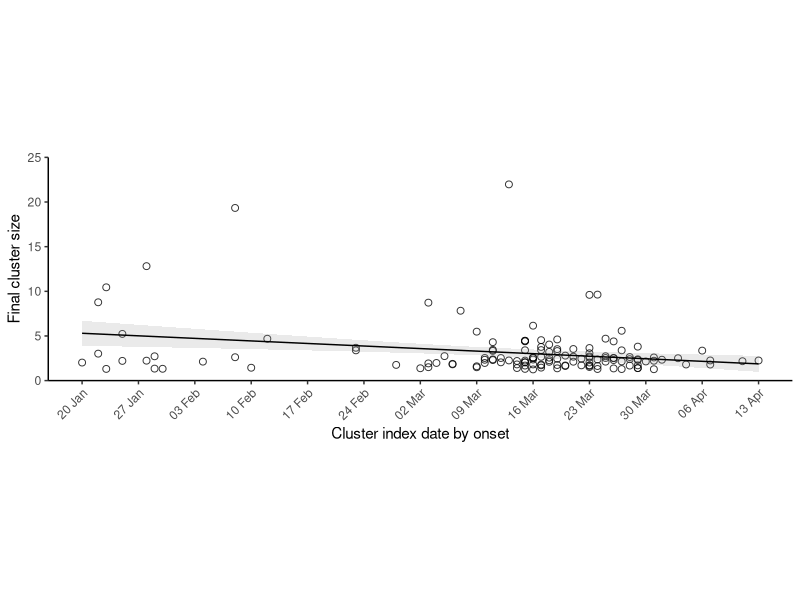
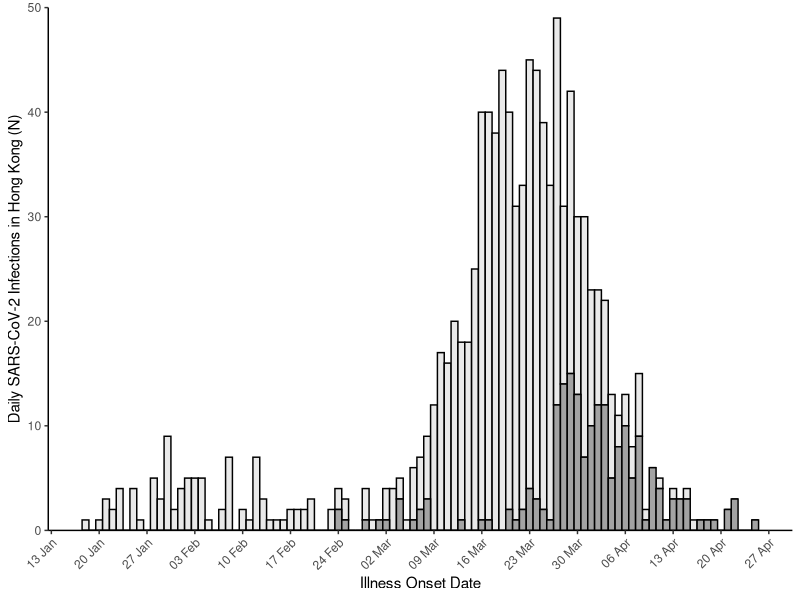
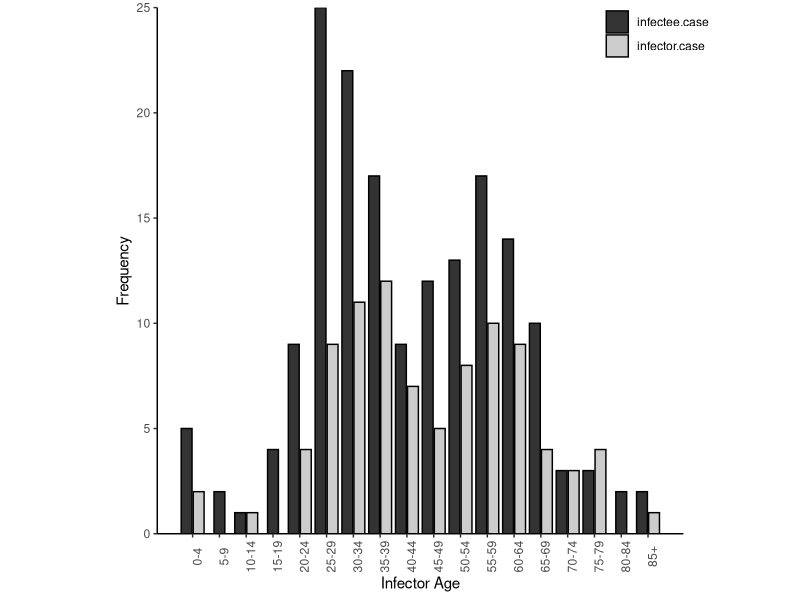
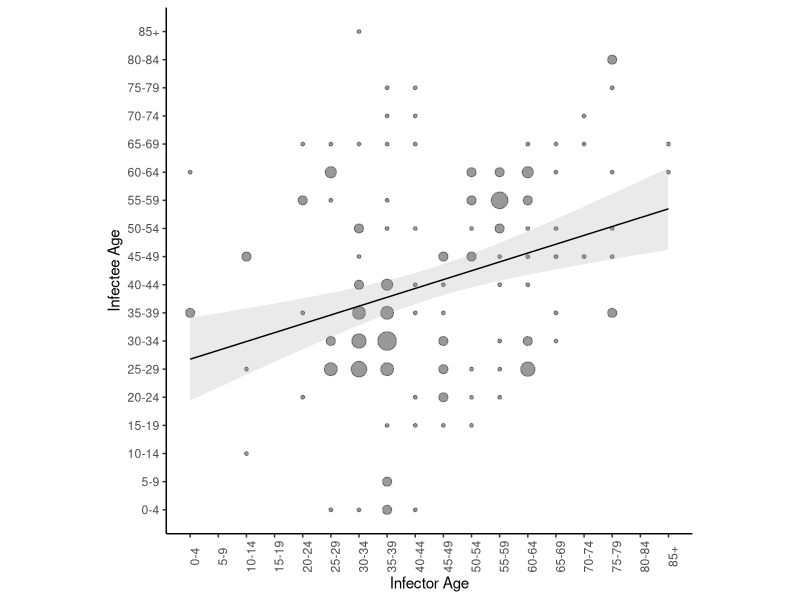
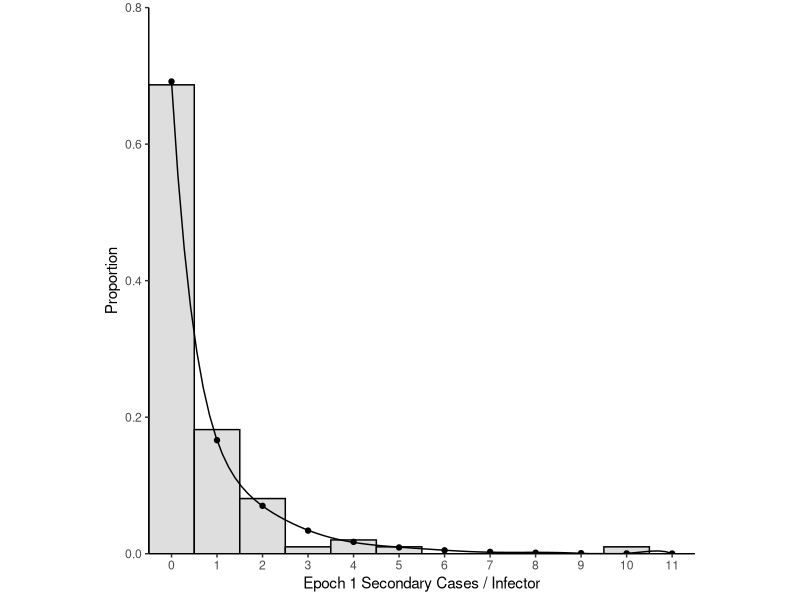
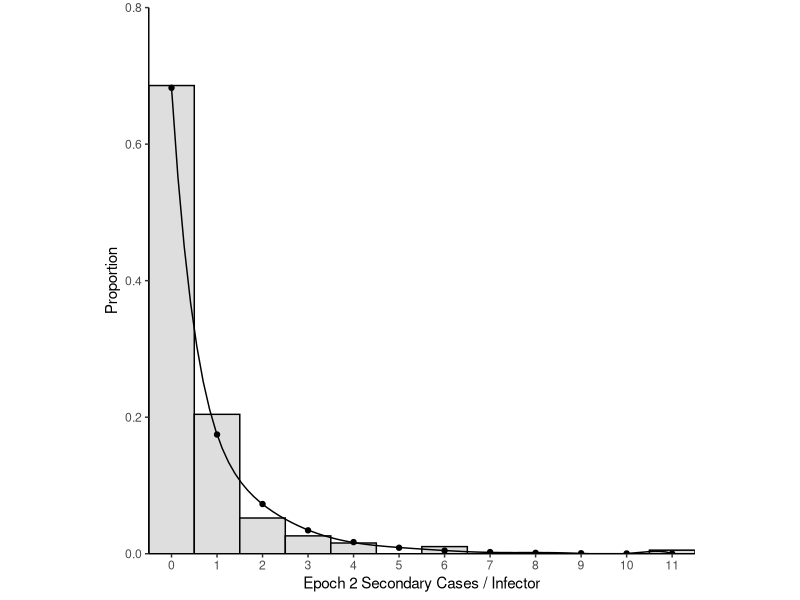
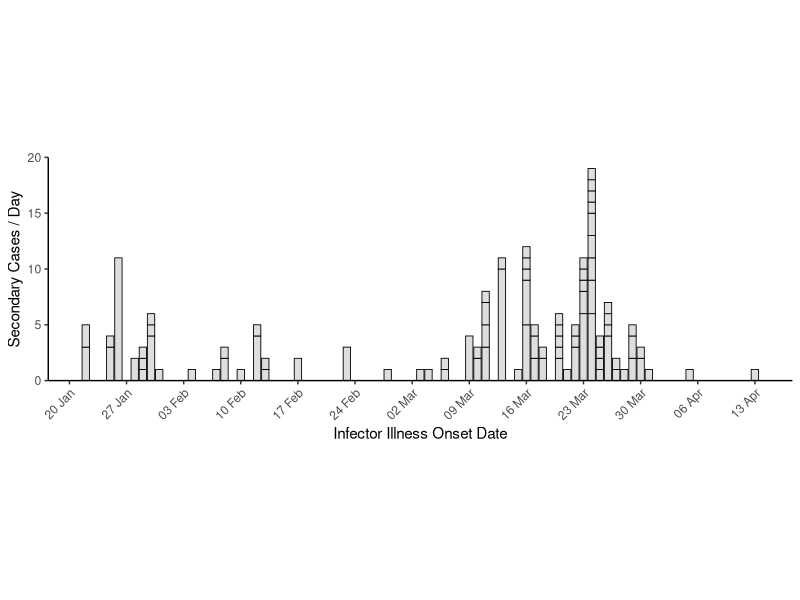

These figures' R source, in order: (Note: this script raises an error after producing the figures.)
library(tidyverse)
library(lubridate)
library(fitdistrplus)
library(viridis)
library(rstatix)

#import data
case_data <- read_csv(file = "data/case_data.csv")
age_transmission_pairs <- read_csv(file = "data/age_pairs.csv")
sex_transmission_pairs <- read_csv(file = "data/sex_transmission_pairs.csv")
transmission_pairs <- read_csv(file = "data/transmission_pairs.csv")
bar_data <- read_csv("data/bar_data.csv")

#recode case_data dates
case_data <- case_data %>%
  mutate(onset.date = dmy(onset.date),
         confirm.date = dmy(confirm.date),
         epi.date = dmy(epi.date))

#Extended Data Figure 1 excluding N=106 outlier edited in post
case_data %>%
  filter(cluster.id != 0) %>%
  group_by(cluster.id) %>%
  mutate(cluster.size = n()) %>%
  arrange(epi.date) %>%
  slice(1L) %>%
  ggplot() +
  geom_jitter(aes(x = epi.date, y = cluster.size), alpha = 0.8, size = 2, shape = 21, width = 0, height = 0.8) +
  geom_smooth(method = lm, aes(x = epi.date, y = cluster.size), se = T, size = 0.5, colour = "black", alpha = 0.2) + 
  scale_x_date("Cluster index date by onset", date_breaks = "1 week", date_labels = "%d %b", minor_breaks = NULL) +
  scale_y_continuous("Final cluster size", expand = c(0,0), limits = c(0,25)) +
  theme_classic() +
  theme(aspect.ratio = 0.3, legend.position = "NULL", axis.text.x = element_text(angle = 45, hjust = 1))


##Stats for Extended Data Figure 1
case_data %>%
  filter(cluster.id != 0) %>%
  group_by(cluster.id) %>%
  mutate(cluster.size = n()) %>%
  arrange(epi.date) %>%
  slice(1L) %>%
  lm(as.numeric(epi.date) ~ cluster.size, data = .) %>%
  summary()


#Extended Data Figure 2
ggplot(data = case_data) +
  geom_histogram(aes(x = epi.date, fill = fct_rev(symptomatic)), colour = 'black', binwidth = 1, alpha = 0.9) +
  labs(x="Illness Onset Date") +
  theme_classic() +
  theme(axis.text.x = element_text(angle = 45, hjust = 1), legend.position = 'none') +
  scale_x_date(date_breaks = "1 week", 
               date_labels = "%d %b", 
               minor_breaks = NULL) +
  scale_y_continuous("Daily SARS-CoV-2 Infections in Hong Kong (N)", expand = c(0,0), limits = c(0,50)) +
  scale_fill_grey(start = 0.9, end = 0.6)

#####Extended Data Figure 5
#Figure 5A
ggplot(data=age_transmission_pairs) +
  geom_bar(aes(x = agegroup, fill = transmission), color = "black", position = position_dodge2(preserve = "single")) +
  theme_classic() +
  scale_x_continuous(name = "Infector Age", breaks = 1:18,
                     labels = c("0-4","5-9","10-14","15-19","20-24","25-29","30-34","35-39","40-44","45-49","50-54","55-59","60-64","65-69","70-74","75-79","80-84","85+")) +
  scale_y_continuous(name = "Frequency", expand = c(0,0)) +
  labs(fill = "Pair") +
  theme(aspect.ratio = 1, legend.position = c(0.95, 0.95), legend.title = element_blank(), axis.text.x = element_text(angle = 90)) +
  scale_fill_grey()

#Figure 5B (missing age for 1 case responsible for 11 secondary cases)
ggplot(data = transmission_pairs) +
  geom_count(aes(x = agegroup.infector, y = agegroup.infectee), colour = "black", alpha = 0.4) +
  geom_smooth(method = lm, aes(x=agegroup.infector, y=agegroup.infectee), se = T, size = 0.5, colour = "black", alpha = 0.2) +
  scale_x_continuous(name = "Infector Age", breaks = 1:18,
                     labels = c("0-4","5-9","10-14","15-19","20-24","25-29","30-34","35-39","40-44","45-49","50-54","55-59","60-64","65-69","70-74","75-79","80-84","85+")) +
  scale_y_continuous(name = "Infectee Age", breaks = 1:18,
                     labels = c("0-4","5-9","10-14","15-19","20-24","25-29","30-34","35-39","40-44","45-49","50-54","55-59","60-64","65-69","70-74","75-79","80-84","85+")) +
  theme_classic() +
  theme(aspect.ratio = 1, axis.text.x = element_text(angle = 90), legend.position = "none")


#Significance tests for Figure 5A and 5B
age_transmission_pairs %>%
  mutate(transmission = as_factor(transmission)) %>%
  t.test(age ~ transmission, data = .)

summary(lm(agegroup.infector ~ agegroup.infectee, data = transmission_pairs))
chisq_test(x = sex_transmission_pairs$male, y = sex_transmission_pairs$transmission)

###Extended Data figure 4 and supplementary table 4 (wave 1 wave 2)
## WAVE ONE
#count number of offspring per individual infector for wave one before march first
offspring_w1 <- transmission_pairs %>%
  dplyr::select(infector.case, infector.epi.date) %>%
  filter(infector.epi.date < "2020-03-01") %>%
  dplyr::select(infector.case) %>%
  group_by(infector.case) %>%
  count() %>%
  arrange(desc(n))

#count number of terminal infectees including sporadic local cases
infectee_w1 <- transmission_pairs %>%
  filter(infectee.epi.date < "2020-03-01") %>%
  dplyr::select(infector.case, infectee.case) %>%
  gather() %>%
  filter(key == 'infectee.case')

infector_w1 <- transmission_pairs %>%
  filter(infector.epi.date < "2020-03-01") %>%
  dplyr::select(infector.case, infectee.case) %>%
  gather() %>%
  filter(key == 'infector.case')

duplicate_w1 <- infector_w1 %>%
  left_join(., infectee_w1, by = 'value') %>%
  filter(key.y != 'NA') %>%
  dplyr::select(value) %>%
  distinct()

nterminal_infectees_w1 <- infectee_w1 %>% 
  dplyr::select(value) %>%
  filter(!value %in% duplicate_w1$value) %>%
  transmute(case.no = as.numeric(value)) %>%
  nrow() + 11

#create vector of complete offspring distribution for wave one with terminal cases having zero secondary cases
complete_offspringd_w1 <- enframe(c(offspring_w1$n, rep(0,nterminal_infectees_w1)))

#fit negative binomial distribution to wave one offspring distribution
nbfit_w1 <- complete_offspringd_w1 %>%
  pull(value) %>%
  fitdist(., distr = 'nbinom')

#calculation of proportion of cases who do not spread to anyone from nbfit and nbfit_boot of wave 1
dnbinom(0, size = 0.3981823, mu = 0.6064477)
dnbinom(0, size = 0.2071336, mu = 0.3838060)
dnbinom(0, size = 0.9461882, mu = 0.8586690)

#Plot Extended Data Figure 4A
ggplot() +
  geom_histogram(aes(x=complete_offspringd_w1$value, y = ..density..), fill = "#dedede", colour = "Black", binwidth = 1) +
  geom_point(aes(x = 0:11, y = dnbinom(x = 0:11, size = nbfit_w1$estimate[[1]], mu = nbfit_w1$estimate[[2]])), size = 1.5) +
  stat_smooth(aes(x = 0:11, y = dnbinom(x = 0:11, size = nbfit_w1$estimate[[1]], mu = nbfit_w1$estimate[[2]])), method = 'lm', formula = y ~ poly(x, 9), se = FALSE, size = 0.5, colour = 'black') +
  expand_limits(x = 0, y = 0) +
  scale_x_continuous("Epoch 1 Secondary Cases / Infector", expand = c(0, 0), breaks = 0:11)  +
  scale_y_continuous("Proportion",limits = c(0,0.8),expand = c(0, 0)) +
  theme_classic() +
  theme(aspect.ratio = 1)


### WAVE TWO
#count number of offspring per individual infector for wave two after march first. 
offspring_w2 <-transmission_pairs %>%
  dplyr::select(infector.case, infector.epi.date) %>%
  filter(infector.epi.date >= "2020-03-01") %>%
  dplyr::select(infector.case) %>%
  group_by(infector.case) %>%
  count() %>%
  arrange(desc(n))

#count number of terminal infectees including sporadic local cases
infectee_w2 <- transmission_pairs %>%
  filter(infectee.epi.date >= "2020-03-01") %>%
  dplyr::select(infector.case, infectee.case) %>%
  gather() %>%
  filter(key == 'infectee.case')

infector_w2 <- transmission_pairs %>%
  filter(infector.epi.date >= "2020-03-01") %>%
  dplyr::select(infector.case, infectee.case) %>%
  gather() %>%
  filter(key == 'infector.case')

duplicate_w2 <- infector_w2 %>%
  left_join(., infectee_w2, by = 'value') %>%
  filter(key.y != 'NA') %>%
  dplyr::select(value) %>%
  distinct()

nterminal_infectees_w2 <- infectee_w2 %>% 
  dplyr::select(value) %>%
  filter(!value %in% duplicate_w2$value) %>%
  transmute(case.no = as.numeric(value)) %>%
  nrow() + 35

#create vector of complete offspring distribution for wave one with terminal cases having zero secondary cases
complete_offspringd_w2 <- enframe(c(offspring_w2$n, rep(0,nterminal_infectees_w2)))

#fit negative binomial distribution to wave one offspring distribution
nbfit_w2 <- complete_offspringd_w2 %>%
  pull(value) %>%
  fitdist(., distr = 'nbinom')

#calculation of proportion of cases who do not spread to anyone from nbfit and nbfit_boot of wave 2
dnbinom(0, size = 0.4425313, mu = 0.5705630)
dnbinom(0, size = 0.2731069, mu = 0.4240127)
dnbinom(0, size = 0.8230628, mu = 0.7329678)

#Plot Extended Data Figure 4B
ggplot() +
  geom_histogram(aes(x=complete_offspringd_w2$value, y = ..density..), fill = "#dedede", colour = "Black", binwidth = 1) +
  geom_point(aes(x = 0:11, y = dnbinom(x = 0:11, size = nbfit_w2$estimate[[1]], mu = nbfit_w1$estimate[[2]])), size = 1.5) +
  stat_smooth(aes(x = 0:11, y = dnbinom(x = 0:11, size = nbfit_w2$estimate[[1]], mu = nbfit_w1$estimate[[2]])), method = 'lm', formula = y ~ poly(x, 9), se = FALSE, size = 0.5, colour = 'black') +
  expand_limits(x = 0, y = 0) +
  scale_x_continuous("Epoch 2 Secondary Cases / Infector", expand = c(0, 0), breaks = 0:11)  +
  scale_y_continuous("Proportion",limits = c(0,0.8),expand = c(0, 0)) +
  theme_classic() +
  theme(aspect.ratio = 1)

#Extended Data Figure 5
offspring <- transmission_pairs %>%
  dplyr::select(infector.case) %>%
  group_by(infector.case) %>%
  count() %>%
  arrange(desc(n))

transmission_pairs %>%
  dplyr::select(infector.case, infector.epi.date) %>%
  distinct() %>%
  left_join(., offspring, by = "infector.case") %>%
  arrange(desc(n)) %>%
  mutate(infector.epi.date = dmy(infector.epi.date)) %>%
  ggplot() +
  geom_bar(aes(x = infector.epi.date, y = n), stat = 'identity', fill = "#dedede", color = "black", size = 0.3) +
  scale_x_date("Infector Illness Onset Date",
               date_breaks = "1 week", 
               date_labels = "%d %b", 
               minor_breaks = NULL) +
  scale_y_continuous("Secondary Cases / Day", expand = c(0,0), limits = c(0,20)) +
  theme_classic() +
  theme(aspect.ratio = 0.3, axis.text.x = element_text(angle = 45, hjust = 1))




####EXTENDED DATA FIGURE 4 
#fit normal distribution to serial intervals
nfit <- transmission_pairs %>%
  filter(onset.diff != 'NA') %>%
  pull(onset.diff) %>%
  fitdist(data = ., distr = 'norm')



####SUPPLEMENTARY FIGURE 6 & SUPPLEMENTARY TABLE 3 & 5
###Supplementary Figure 6A and Table 3



####SUPPLEMENTARY FIGURE 6 & SUPPLEMENTARY TABLE 3 & 5
###Supplementary Figure 6A and Table 3

####SUPPLEMENTARY FIGURE 6 & SUPPLEMENTARY TABLE 3 & 5
###Supplementary Figure 6A and Table 3

#fit lognormal distribution by maximum likeihood
lgfit <- transmission_pairs %>%
  filter(onset.diff != 'NA', 
         onset.diff >=1 ) %>%
  pull(onset.diff) %>%
  fitdist(data = ., distr = 'lnorm')

#fit gamma distribution by maximum likeihood
gfit <- transmission_pairs %>%
  filter(onset.diff != 'NA', 
         onset.diff >=1 ) %>%
  pull(onset.diff) %>%
  fitdist(data = ., distr = 'gamma')

#fit weibull distribution by maximum likeihood
wfit <- transmission_pairs %>%
  filter(onset.diff != 'NA', 
         onset.diff >=1 ) %>%
  pull(onset.diff) %>%
  fitdist(data = ., distr = 'weibull')

summary(nfit)
summary(lgfit)
summary(gfit)
summary(wfit)

#bootstrapped analysis

nfit_boot <- summary(bootdist(nfit))
gfit_boot <- summary(bootdist(gfit))
wfit_boot <- summary(bootdist(wfit))
lgfit_boot <- summary(bootdist(lgfit))




#Extended Data Figure 4A
#Plot serial interval with normal distribution (Figure 2A)
ggplot(data = transmission_pairs) +
  geom_histogram(aes(x = onset.diff, y = ..density..), fill = '#dedede', colour = "black", binwidth = 1) + 
  stat_function(fun = dnorm, args = list(mean = nfit$estimate[[1]], sd = nfit$estimate[[2]]), size = 0.8, linetype = 2) +
  scale_x_continuous("Serial Interval (Days)", limits = c(-10,30), breaks = seq(-10, 30, by =5), expand = c(0,0)) +

#Supplementary Figure 6A
transmission_pairs %>%
  filter(!is.na(onset.diff)) %>%
  ggplot() +
  geom_histogram(aes(x = onset.diff, y = ..density..), fill = '#dedede', colour = "black", binwidth = 1) +
  stat_function(fun = dgamma, args = list(shape = gfit$estimate[[1]], rate = gfit$estimate[[2]]), size = 0.8, linetype = 1) +
  stat_function(fun = dweibull, args = list(shape = wfit$estimate[[1]], scale = wfit$estimate[[2]]), size = 0.8, linetype = 2) +
  stat_function(fun = dlnorm, args = list(meanlog = lgfit$estimate[[1]], sdlog = lgfit$estimate[[2]]), size = 0.8, linetype = 3) +
  scale_x_continuous("Serial Interval (Days)") +

  scale_y_continuous("Proportion", expand = c(0,0), limits = c(0,0.20)) +
  theme_classic() +
  theme(aspect.ratio = 1)

###Supplementary Figure 6B and Table 5
#count number of offspring per individual infector
offspring <- transmission_pairs %>%
  dplyr::select(infector.case) %>%
  group_by(infector.case) %>%
  count() %>%
  arrange(desc(n))

#count number of terminal infectees including sporadic local cases
infectee <- transmission_pairs %>%
  dplyr::select(infector.case, infectee.case) %>%
  gather() %>%
  filter(key == 'infectee.case')

infector <-  transmission_pairs %>%
  dplyr::select(infector.case, infectee.case) %>%
  gather() %>%
  filter(key == 'infector.case')

duplicate <- infector %>%
  left_join(., infectee, by = 'value') %>%
  filter(key.y != 'NA') %>%
  dplyr::select(value) %>%
  distinct()

nterminal_infectees <- infectee %>% 
  dplyr::select(value) %>%
  filter(!value %in% duplicate$value) %>%
  transmute(case.no = as.numeric(value)) %>%
  nrow() + 46 #46 Sporadic Local cases without links to additional transmission

#create vector of complete offspring distribution with terminal cases having zero secondary cases
complete_offspringd <- enframe(c(offspring$n, rep(0,nterminal_infectees)))

#fit  distriubtions by maximum likelihood
nbfit <- complete_offspringd %>%
  pull(value) %>%
  fitdist(., distr = 'nbinom')

gefit <- complete_offspringd %>%
  pull(value) %>%
  fitdist(., distr = 'geom')

pfit <- complete_offspringd %>%
  pull(value) %>%
  fitdist(., distr = 'pois')

summary(nbfit)
summary(gefit)
summary(pfit)

#bootsprapped analysis
nbfit_boot <- summary(bootdist(nbfit))
gefit_boot <- summary(bootdist(gefit))
pfit_boot <- summary(bootdist(pfit))

#Figure 6B
ggplot() +
  geom_histogram(aes(x=complete_offspringd$value, y = ..density..), fill = "#dedede", colour = "Black", binwidth = 1) +
  geom_point(aes(x = 0:11, y = dnbinom(x = 0:11, size = nbfit$estimate[[1]], mu = nbfit$estimate[[2]])), size = 1.5) +
  stat_smooth(aes(x = 0:11, y = dnbinom(x = 0:11, size = nbfit$estimate[[1]], mu = nbfit$estimate[[2]])), method = 'lm', formula = y ~ poly(x, 9), se = FALSE, size = 0.5, colour = 'black') +
  expand_limits(x = 0, y = 0) +
  scale_x_continuous("Secondary cases per infector", expand = c(0, 0), breaks = 0:11)  +
  scale_y_continuous("Proportion", limits = c(0,0.7), expand = c(0, 0)) +
  theme_classic() +
  theme(aspect.ratio = 1)




#calculation of proportion of cases who do not spread to anyone from nbfit and nbfit_boot
dnbinom(0, size = 0.4258355, mu = 0.5828315)
dnbinom(0, size = 0.2869252, mu = 0.6694716)
dnbinom(0, size = 0.4520273, mu = 0.7176502)

#####Extended Data Figure 5
#Figure 5A
ggplot(data=age_transmission_pairs) +
  geom_bar(aes(x = agegroup, fill = transmission), color = "black", position = position_dodge2(preserve = "single")) +





####Supplementary Figure 7 (dependant on negative binomial analysis above)

#Plot joint estiamte of R and k (Figure 7A)
nbfit_boot$estim %>%
  as_tibble() %>%
  ggplot() +  
  geom_point(aes(x = size, y = mu), shape = 21, size = 2, alpha = 0.8) +







  theme_classic() +
  theme(aspect.ratio = 1) +
  scale_x_continuous(expression(paste(italic("k"))), expand = c(0,0),limits = c(0,1.2), breaks = seq(0,1.2, by = 0.3)) +
  scale_y_continuous("R", expand = c(0,0),limits = c(0,1.0), breaks = seq(0,1.0, by = 0.2))

#Plot historgram of R estiamtes (Figure 7B)
nbfit_boot$estim %>%
  as_tibble() %>%
  ggplot() +
  geom_histogram(aes(x = mu), bins = 25, fill = "#dedede", colour = "black") +
  theme_classic() +
  theme(aspect.ratio = 1) +
  scale_x_continuous("R", expand = c(0,0)) +
  scale_y_continuous("Sampling distribution", expand = c(0,0), limits = c(0,150))

#Plot historgram of k estiamtes (Figure 7C)
nbfit_boot$estim %>%
  as_tibble() %>%
  ggplot() +
  geom_histogram(aes(x = size), bins = 25, fill = "#dedede", colour = "black") +
  theme_classic() +
  theme(aspect.ratio = 1) +
  scale_x_continuous(expression(paste(italic("k"))), expand = c(0,0)) +
  scale_y_continuous("Sampling distribution", expand = c(0,0), limits = c(0,150))


#Supplementary Figure 8 (dependant on analysis from Supplementary figure 4 above wave 1 and wave 2)
#Plot joint estiamte of R and k wave 1 (Figure 8A)
nbfit_boot_w1$estim %>%
  as_tibble() %>%
  ggplot() +  
  geom_point(aes(x = size, y = mu), shape = 21, size = 2, alpha = 0.8) +
  theme_classic() +
  theme(aspect.ratio = 1) +
  scale_x_continuous(expression(paste(italic("k"))), expand = c(0,0),limits = c(0,2.4),breaks = seq(0,2.4, by = 0.4)) +
  scale_y_continuous("R", expand = c(0,0),limits = c(0,1.2), breaks = seq(0,1.2, by = 0.2))

#Plot historgram of R estiamtes (Figure 8B)
nbfit_boot_w1$estim %>%
  as_tibble() %>%
  ggplot() +
  geom_histogram(aes(x = mu), bins = 25, fill = "#dedede", colour = "black") +
  theme_classic() +
  theme(aspect.ratio = 1) +
  scale_x_continuous("R", expand = c(0,0),limits = c(0,1.2), breaks = seq(0,1.2, by = 0.2)) +
  scale_y_continuous("Sampling distribution", expand = c(0,0), limits = c(0,300))

#Plot historgram of k estiamtes (Figure 8C)
nbfit_boot_w1$estim %>%
  as_tibble() %>%
  ggplot() +
  geom_histogram(aes(x = size), bins = 25, fill = "#dedede", colour = "black") +
  theme_classic() +
  theme(aspect.ratio = 1) +
  scale_x_continuous(expression(paste(italic("k"))), expand = c(0,0),limits = c(0,2.4), breaks = seq(0,2.4, by = 0.4)) +
  scale_y_continuous("Sampling distribution", expand = c(0,0), limits = c(0,400))

#Plot joint estiamte of R and k wave 2 (Figure 8D)
nbfit_boot_w2$estim %>%
  as_tibble() %>%
  ggplot() +  
  geom_point(aes(x = size, y = mu), shape = 21, size = 2, alpha = 0.8) +
  theme_classic() +
  theme(aspect.ratio = 1) +
  scale_x_continuous(expression(paste(italic("k"))), expand = c(0,0),limits = c(0,2.4),breaks = seq(0,2.4, by = 0.4)) +
  scale_y_continuous("R", expand = c(0,0),limits = c(0,1.2), breaks = seq(0,1.2, by = 0.2))

#Plot historgram of R estiamtes (Figure 8E)
nbfit_boot_w2$estim %>%
  as_tibble() %>%
  ggplot() +
  geom_histogram(aes(x = mu), bins = 25, fill = "#dedede", colour = "black") +
  theme_classic() +
  theme(aspect.ratio = 1) +
  scale_x_continuous("R", expand = c(0,0),limits = c(0,1.2), breaks = seq(0,1.2, by = 0.2)) +
  scale_y_continuous("Sampling distribution", expand = c(0,0), limits = c(0,300)) 

#Plot historgram of k estiamtes (Figure 8F)
nbfit_boot_w2$estim %>%
  as_tibble() %>%
  ggplot() +
  geom_histogram(aes(x = size), bins = 25, fill = "#dedede", colour = "black") +
  theme_classic() +
  theme(aspect.ratio = 1) +
  scale_x_continuous(expression(paste(italic("k"))), expand = c(0,0),limits = c(0,2.4), breaks = seq(0,2.4, by = 0.4)) +
  scale_y_continuous("Sampling distribution", expand = c(0,0), limits = c(0,400))












###Extended Data Figure 9

##Figure 9A
bar_data %>%
  mutate(cluster.generation = as.ordered(cluster.generation)) %>%
  ggplot() +
  geom_bar(aes(x = epi.date, fill = cluster.generation), width = 0.9) +
  scale_x_date(name = "Onset Date",
               date_breaks = "2 days", 
               date_labels = "%d %b", 
               minor_breaks = NULL) +
  scale_y_continuous("Case Count", expand = c(0,0), breaks = seq(0,16, by = 2), limits = c(0,16)) +
  theme_classic() +
  theme(aspect.ratio = 0.3, 
        legend.position = 'none', 
        axis.text.x = element_text(angle = 45, hjust = 1 )) +
  scale_fill_viridis_d()

#Figure 9B
bar_data %>%
  ggplot() +
  geom_bar(aes(x = age.group, fill = cluster.generation)) +
  scale_x_continuous(name = "Age Group", expand = c(0,0), breaks = 1:18,
                     labels = c("0-4",
                                "5-9",
                                "10-14",
                                "15-19",
                                "20-24",
                                "25-29",
                                "30-34",
                                "35-39",
                                "40-44",
                                "45-49",
                                "50-54",
                                "55-59",
                                "60-64",
                                "65-69",
                                "70-74",
                                "75-79",
                                "80-84",
                                "85+")) +
  scale_y_continuous("Case Count", expand = c(0,0), breaks = seq(0,25, by = 5), limits = c(0,25)) +
  theme_classic() +
  theme(aspect.ratio = 0.3, 
        legend.position = 'none', 
        axis.text.x = element_text(angle = 45, hjust = 1 )) +
  scale_fill_viridis_d()

#Figure 9C (additional editing for production done in post)
bar_data %>%
  mutate(cluster.generation = as.ordered(cluster.generation)) %>%
  dplyr::select(-epi.date, -age.group) %>%
  filter(!is.na(onset.date)) %>%
  gather(date.type, date, -c(case.no, cluster.generation)) %>%
  mutate(case.no = factor(case.no, levels=rev(unique(case.no)), ordered=TRUE)) %>%
  mutate(date = as.Date(date, origin = "1970-01-01")) %>%
  ggplot() +
  geom_line(aes(x=rev(case.no), y=date, colour = cluster.generation), size = 3) +
  labs(x=NULL, y="Onset-to-Confirmation") +
  scale_y_date(date_breaks = "3 day", 
               date_labels = "%d %b", 
               minor_breaks = NULL) +
  scale_x_discrete(breaks = NULL) +
  theme_classic() +
  theme(legend.position = 'none', panel.grid.major.y = element_line(colour = 'grey')) +
  scale_color_viridis_d()
